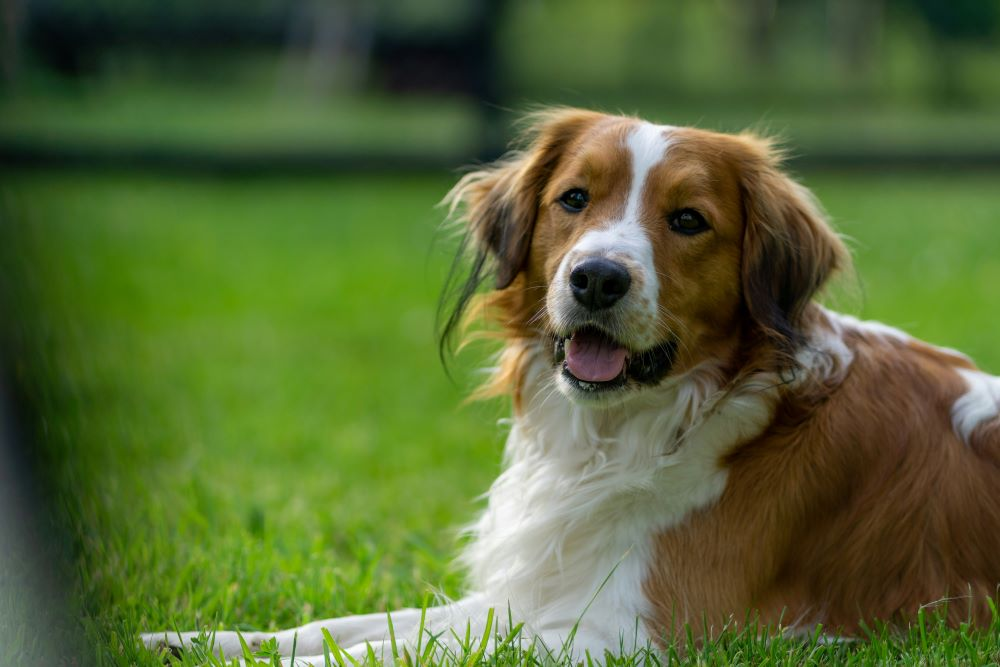
#> input picture assets/image.jpg, 1000 x 667 px
$ python -i reframe.py   (imports and definitions only)
#> lines starting #> are read from the running program, lines starting #| are printed output that depends on the picture
"""
Padding / framing: the inverse of crop.

In v2 the ``crop`` token (id 10, same as v1) means "the field of view changed":
either part of the image was cut away (v1 crop) or margins were ADDED around it
(a frame, document margins, letterboxing). Both are produced by the same token
because, as evidence, they say the same thing -- the copy shows a different
extent of the same picture -- and because adding a frame and cropping are each
other's inverse, so two separate tokens would be systematically confusable.

Padding styles (``PAD_STYLES`` with weights):
    solid        uniform colour margins: white (document / slide), black, grey,
                 the image's own mean colour, or a saturated colour
    blur_extend  margins filled with a heavily blurred, enlarged copy of the
                 image (the social-media "blurred background" look)
    mirror       margins filled by reflecting the image edges
Geometry: uniform margins on all sides (most common) or letterbox-style margins
on one axis only (fitting a 16:9 / 4:3 / square slot).
"""

import random
from typing import Dict, Optional, Tuple

import numpy as np
from PIL import Image, ImageFilter

PAD_STYLES: Tuple[str, ...] = ("solid", "blur_extend", "mirror")
DEFAULT_PAD_STYLE_WEIGHTS: Dict[str, float] = {"solid": 6.0, "blur_extend": 2.0, "mirror": 1.0}

_PALETTE = [(230, 40, 40), (255, 140, 0), (255, 215, 0), (40, 170, 70), (30, 120, 220), (140, 60, 200)]


def _margins(w: int, h: int) -> Tuple[int, int, int, int]:
    """(left, top, right, bottom) margins in pixels."""
    r = random.random()
    if r < 0.6:  # uniform frame
        f = random.uniform(0.02, 0.12)
        m = max(2, int(min(w, h) * f))
        return m, m, m, m
    if r < 0.85:  # letterbox: one axis only, like fitting a slot of another aspect ratio
        f = random.uniform(0.06, 0.28)
        if random.random() < 0.5:
            m = max(2, int(h * f))
            top = random.randint(0, m) if random.random() < 0.3 else m // 2
            return 0, top, 0, m - top
        m = max(2, int(w * f))
        left = random.randint(0, m) if random.random() < 0.3 else m // 2
        return left, 0, m - left, 0
    # irregular margins (sloppy screenshot / scan)
    return tuple(max(0, int(min(w, h) * random.uniform(0.0, 0.12))) for _ in range(4))  # type: ignore[return-value]


def _solid_colour(img: Image.Image) -> Tuple[int, int, int]:
    r = random.random()
    if r < 0.5:
        return (255, 255, 255)
    if r < 0.65:
        return (0, 0, 0)
    if r < 0.75:
        g = random.randint(90, 230)
        return (g, g, g)
    if r < 0.9:
        mean = np.asarray(img.resize((16, 16), Image.BILINEAR), np.float32).reshape(-1, 3).mean(0)
        return tuple(int(v) for v in mean)
    return random.choice(_PALETTE)


def apply_pad(image: Image.Image, style_weights: Optional[Dict[str, float]] = None) -> Image.Image:
    img = image.convert("RGB")
    w, h = img.size
    left, top, right, bottom = _margins(w, h)
    if left + right + top + bottom < 4:
        left = top = right = bottom = max(2, int(min(w, h) * 0.04))
    W, H = w + left + right, h + top + bottom

    weights = dict(DEFAULT_PAD_STYLE_WEIGHTS)
    if style_weights:
        weights.update({str(k): float(v) for k, v in style_weights.items()})
    names = [k for k, v in weights.items() if v > 0] or ["solid"]
    style = random.choices(names, weights=[weights[k] for k in names])[0]

    if style == "blur_extend":
        bg = img.resize((W, H), Image.BILINEAR).filter(ImageFilter.GaussianBlur(max(4.0, min(W, H) * 0.04)))
        if random.random() < 0.5:  # darken a bit, as apps do
            bg = Image.fromarray((np.asarray(bg, np.float32) * random.uniform(0.6, 0.9)).astype(np.uint8), "RGB")
        canvas = bg
    elif style == "mirror":
        arr = np.asarray(img)
        # numpy reflect cannot pad more than the image size; clip margins to it
        t, b = min(top, h - 1), min(bottom, h - 1)
        l, r = min(left, w - 1), min(right, w - 1)
        arr = np.pad(arr, ((t, b), (l, r), (0, 0)), mode="reflect")
        canvas = Image.fromarray(arr, "RGB")
        if canvas.size != (W, H):  # finish with a solid border if margins were clipped
            full = Image.new("RGB", (W, H), _solid_colour(img))
            full.paste(canvas, ((W - canvas.width) // 2, (H - canvas.height) // 2))
            canvas = full
        return canvas
    else:
        canvas = Image.new("RGB", (W, H), _solid_colour(img))

    canvas.paste(img, (left, top))
    if style == "solid" and random.random() < 0.25:  # thin line around the picture
        from PIL import ImageDraw
        lw = max(1, int(min(w, h) * 0.003))
        col = (0, 0, 0) if sum(canvas.getpixel((0, 0))) > 384 else (255, 255, 255)
        ImageDraw.Draw(canvas).rectangle([left - lw, top - lw, left + w + lw - 1, top + h + lw - 1], outline=col, width=lw)
    return canvas

>>> from PIL import Image
>>> picture = Image.open('../../assets/image.jpg')
#> picture is the input picture: PIL image 1000x667 RGB; mean R, G, B 86, 103.4, 53.5
>>> result = apply_pad(picture)
#> in apply_pad, `canvas = Image.new("RGB", (W, H), _solid_colour(img))`:
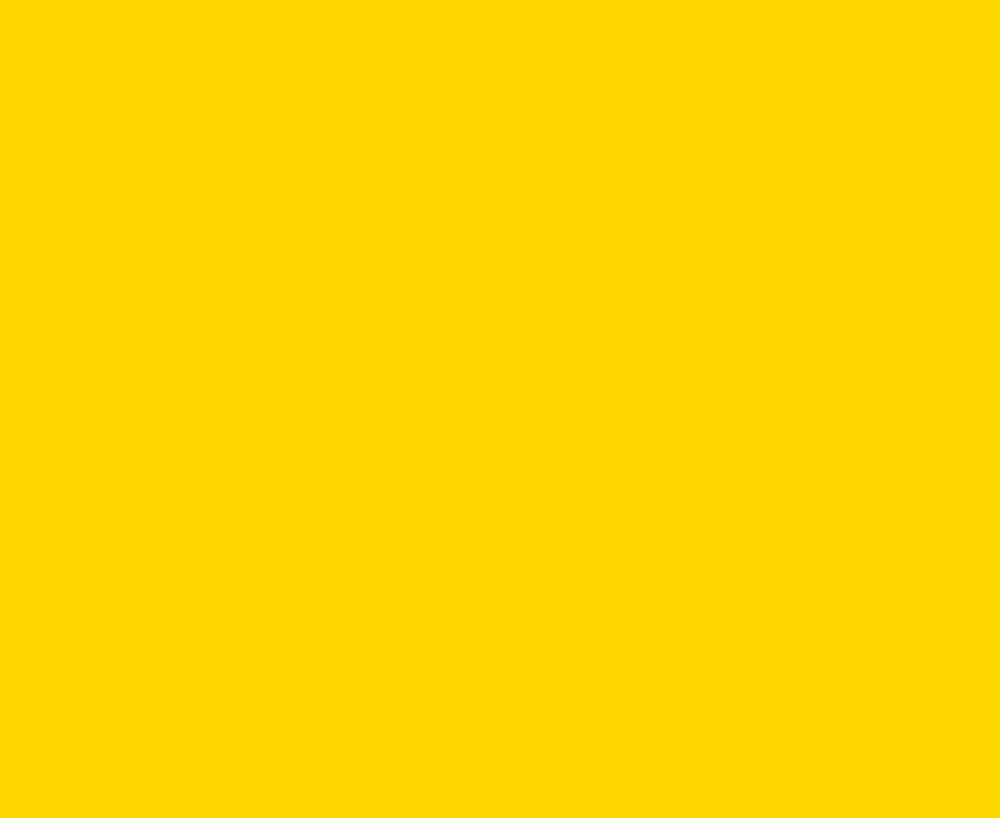
#> canvas: PIL image 1000x818 RGB; mean R, G, B 255, 215, 0
#> in apply_pad, `canvas.paste(img, (left, top))`:
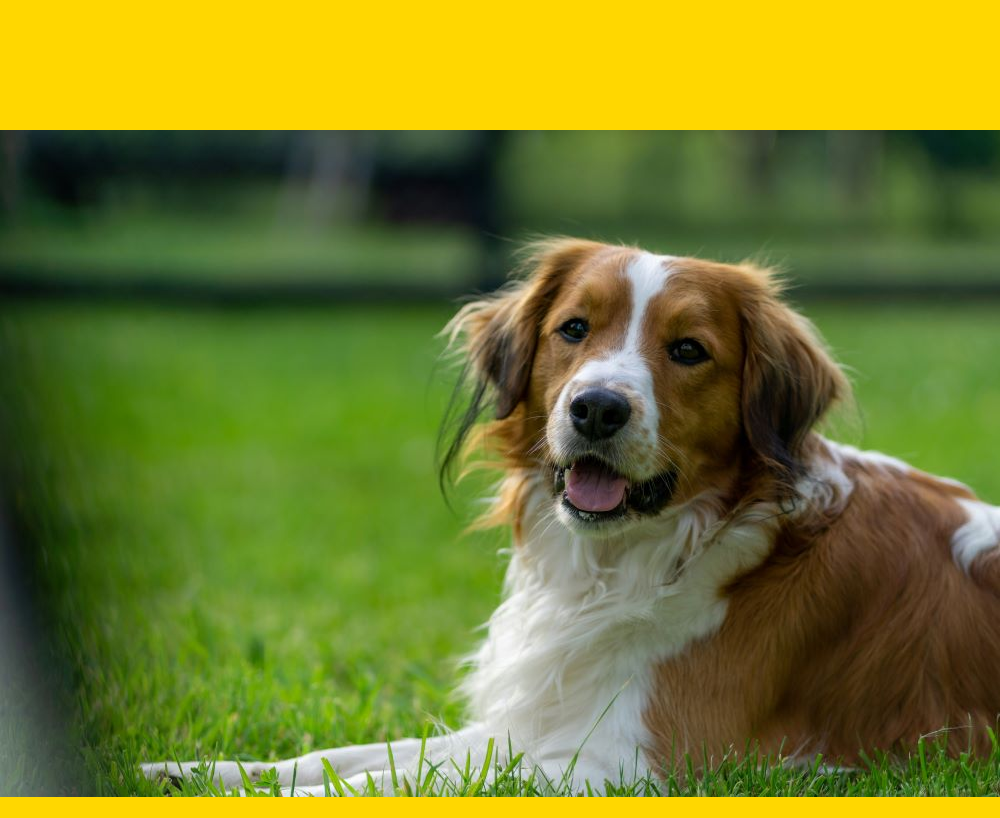
#> canvas: PIL image 1000x818 RGB; mean R, G, B 117.2, 124, 43.6
